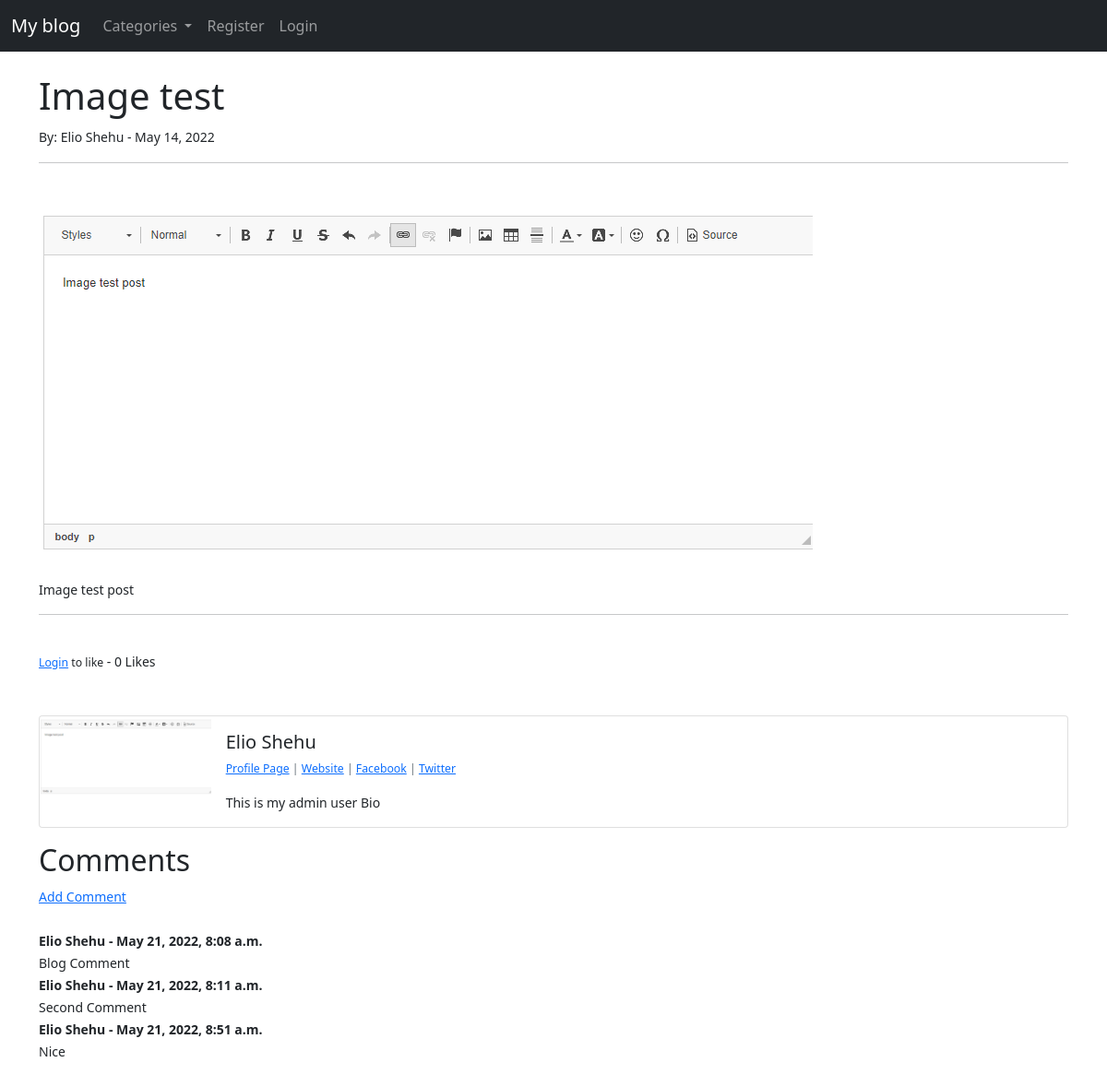
The app's page /article/13 with its own data.
### theblog/models.py (models this page shows, shortened)
class Post(models.Model):
    title = models.CharField(max_length=255)
    header_image = models.ImageField(null=True, blank=True, upload_to='images/')
    title_tag = models.CharField(max_length=255)
    author = models.ForeignKey(User, on_delete=models.CASCADE)
    body = RichTextField(blank=True, null=True)
    post_date = models.DateField(auto_now_add=True)
    category = models.CharField(max_length=255, default='uncategorised')
    snippet = models.CharField(max_length=255)
    likes = models.ManyToManyField(User, related_name='blog_post')
    def total_likes(self):
        return self.likes.count()

class Profile(models.Model):
    user = models.OneToOneField(User, null=True, on_delete=models.CASCADE)
    bio = models.TextField()
    profile_pic = models.ImageField(null=True, blank=True, upload_to='images/profile/')
    website_url = models.CharField(null=True, blank=True, max_length=255)
    facebook_url = models.CharField(null=True, blank=True, max_length=255)
    twitter_url = models.CharField(null=True, blank=True, max_length=255)
    instagram_url = models.CharField(null=True, blank=True, max_length=255)
    pinterest_url = models.CharField(null=True, blank=True, max_length=255)

class Comment(models.Model):
    post = models.ForeignKey(Post, related_name="comments", on_delete=models.CASCADE)
    name = models.CharField(max_length=255)
    body = models.TextField()
    date_added = models.DateTimeField(auto_now_add=True)

### theblog/views.py (the view)
# urls.py: path('article/<int:pk>', ArticleDetailView.as_view(), name="article-detail"),
class ArticleDetailView(DetailView):
    model = Post
    template_name = 'article_details.html'
    def get_context_data(self, *args, **kwargs):
        cat_menu = Category.objects.all()
        context = super(ArticleDetailView, self).get_context_data(*args, **kwargs)
        liked_post = get_object_or_404(Post, id=self.kwargs['pk'])
        total_likes = liked_post.total_likes()
        liked = False
        if liked_post.likes.filter(id=self.request.user.id).exists():
            liked = True
        context["cat_menu"] = cat_menu
        context["total_likes"] = total_likes
        context["liked"] = liked
        return context

### theblog/models.py (called while the page is built)
    def __str__(self):
        return self.name

### theblog/templates/article_details.html (shortened to what this page needs)
{% extends 'base.html' %}
{% load static %}
{% block content %}
<h1>{{ post.title }}</h1>
<small>By:
  {{ post.author.first_name }}
  {{ post.author.last_name }} -
  {{ post.post_date }}
<br>
<hr><br>
{% if post.header_image %}
<img src="{{ post.header_image.url }}">
{% endif %}
<br><br>
{{ post.body|safe }}
<hr>
<br>
<form action="{% url 'like_post' post.pk %}" method="POST">
  {% if user.is_authenticated %}
  {% if liked %}
  <button type="submit" name="post_id" value="{{ post.id }}" class="btn btn-danger
        btn-sm">Unlike</button>
  {% else %}
  <button type="submit" name="post_id" value="{{ post.id }}" class="btn btn-primary
        btn-sm">Like</button>
  {% endif %}
  {% else %}
  <small> <a href="{% url 'login' %}">Login</a> to like</small>
  {% endif %}
  - {{ total_likes }} Likes
</form>
<br><br>
<div class="card mb-3">
  <div class="row g-0">
    <div class="col-md-2">
      {% if post.author.profile.profile_pic %}
      <img src="{{ post.author.profile.profile_pic.url }}" width="200" height="200" class="img-fluid rounded-start">
      {% else %}
      <img src="{% static 'theblog\images\foto_profili.png' %}" width="200" height="200"
        class="img-fluid rounded-start">
      {% endif %}
    </div>
    <div class="col-md-10">
      <div class="card-body">
        <h5 class="card-title">
          {{ post.author.first_name }}
          {{ post.author.last_name }}
        </h5>
        <p class="small text-muted">
          <a href="{% url 'show_profile_page' post.author.profile.id %}">Profile Page</a>
          {% if post.author.profile.website_url %}
          | <a href="{{ post.author.profile.website_url }}">Website</a>
          {% endif %}
          {% if post.author.profile.facebook_url %}
          | <a href="{{ post.author.profile.facebook_url }}">Facebook</a>
          {% endif %}
          {% if post.author.profile.twitter_url %}
          | <a href="{{ post.author.profile.twitter_url }}">Twitter</a>
          {% endif %}
        </p>
        <p class="card-text">
          {{ post.author.profile.bio }}
        </p>
      </div>
    </div>
  </div>
</div>
<h2>Comments</h2>
{% if not post.comments.all %}
  No Comments Yet <a href="{% url 'add_comment' post.pk %}">Add one</a>
{% else %}
  <a href="{% url 'add_comment' post.pk %}">Add Comment</a><br><br>
  {% for comment in post.comments.all %}
    <strong>
      {{ comment.name }} -
      {{ comment.date_added }}
    </strong>
    <br>
    {{ comment.body }}
    <br>
  {% endfor %}
{% endif %}
<br><br>
{% endblock %}

### theblog/templates/base.html (shortened to what this page needs)
<!doctype html>
<html lang="en">
<head>
  <link href="https://cdn.jsdelivr.net/npm/bootstrap@5.1.3/dist/css/bootstrap.min.css" rel="stylesheet"
>
</head>
<body>
  <nav class="navbar navbar-expand-lg navbar-dark bg-dark">
    <div class="container-fluid">
      <a class="navbar-brand" href="{% url 'home' %}">My blog</a>
      <div class="collapse navbar-collapse" id="navbarSupportedContent">
        <ul class="navbar-nav me-auto mb-2 mb-lg-0">
          {% if cat_menu %}
          <li class="nav-item dropdown">
            <a class="nav-link dropdown-toggle" href="#" id="navbarDropdown" role="button" data-bs-toggle="dropdown"
              aria-expanded="false">
              Categories
            </a>
          </li>
          {% else %}
          <li class="nav-item">
            <a class="nav-link" href="{% url 'category-list' %}">Categories</a>
          </li>
          {% endif %}
          {% if user.is_authenticated %}
          <li class="nav-item">
            <a class="nav-link" href="{% url 'add_post' %}">Add Post</a>
          </li>
          <li class="nav-item">
            <a class="nav-link" href="{% url 'add_category' %}">Add Category</a>
          </li>
          <li class="nav-item dropdown">
            <a class="nav-link dropdown-toggle" href="#" id="navbarDropdown" role="button" data-bs-toggle="dropdown" aria-expanded="false">
              Profile
            </a>
            <ul class="dropdown-menu" aria-labelledby="navbarDropdown">
              <li><a class="dropdown-item" href="{% url 'edit_profile' %}">Edit Settings</a></li>
              {% if user.profile.id %}
              <li><a class="dropdown-item" href="{% url 'show_profile_page' user.profile.id %}">Show Profile Page</a></li>
              <li><a class="dropdown-item" href="{% url 'edit_profile_page' user.profile.id %}">Edit Profile Page</a></li>
              {% else %}
              <li><a class="dropdown-item" href="{% url 'create_profile_page'%}">Create Profile Page</a></li>
              {% endif %}
            </ul>
          </li>
          <li class="nav-item">
            <a class="nav-link" href="{% url 'logout' %}">Logout</a>
          </li>
          {% else %}
          <li class="nav-item">
            <a class="nav-link" href="{% url 'register' %}">Register</a>
          </li>
          <li class="nav-item">
            <a class="nav-link" href="{% url 'login' %}">Login</a>
          </li>
          {% endif %}
        </ul>
      </div>
    </div>
  </nav>
  <br>
  <div class="container">
    {% block content %}
    {% endblock %}
  </div>
</body>
</html>

### records on screen
Post: title "Image test", author.first_name "Elio", author.last_name "Shehu", post_date "May 14, 2022", header_image (picture), body "Image test post", author.profile.profile_pic (picture), author.profile.bio "This is my admin user Bio"
Comment: name "Elio Shehu", date_added "May 21, 2022, 8:08 a.m.", body "Blog Comment"
Comment: name "Elio Shehu", date_added "May 21, 2022, 8:11 a.m.", body "Second Comment"
Comment: name "Elio Shehu", date_added "May 21, 2022, 8:51 a.m.", body "Nice"

### other values on screen
{{ total_likes }} "0"
